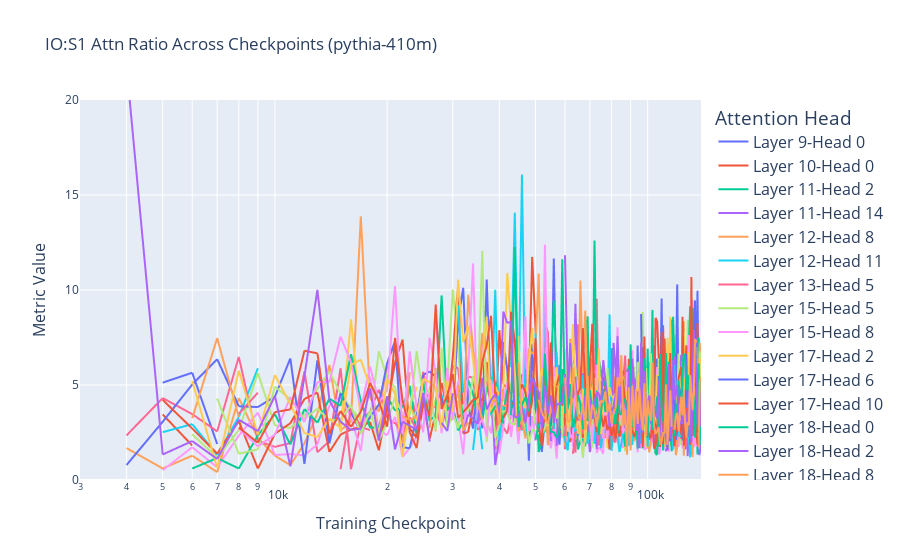

Notebook code cell kept with this figure:
### Code cell
all_heads_io_attn = plot_head_circuit_scores(
    io_s1_attn_ratio, 
    title= f'IO:S1 Attn Ratio Across Checkpoints ({MODEL_NAME})', 
    limit_to_list=all_nmh, 
    range_y=[0, 20],
    log_x=True,
    output_path = OUTPUT_DIR
)

### Figure 1 — Plotly figure (JSON) as saved in the notebook; plotly's stock layout.template omitted (floating-point values rounded to 4 significant figures; data arrays with more than 128 entries replaced by an {"elided": "..."} marker saying what was removed)
{"data": [{"hovertemplate": "Layer-Head=Layer 9-Head 0<br>Checkpoint=%{x}<br>Metric Value=%{y}<extra></extra>", "legendgroup": "Layer 9-Head 0", "line": {"color": "#636efa", "dash": "solid"}, "marker": {"symbol": "circle"}, "mode": "lines", "name": "Layer 9-Head 0", "showlegend": true, "type": "scattergl", "x": {"elided": "136 int values"}, "xaxis": "x", "y": {"elided": "136 float values"}, "yaxis": "y"}, {"hovertemplate": "Layer-Head=Layer 10-Head 0<br>Checkpoint=%{x}<br>Metric Value=%{y}<extra></extra>", "legendgroup": "Layer 10-Head 0", "line": {"color": "#EF553B", "dash": "solid"}, "marker": {"symbol": "circle"}, "mode": "lines", "name": "Layer 10-Head 0", "showlegend": true, "type": "scattergl", "x": {"elided": "136 int values"}, "xaxis": "x", "y": {"elided": "136 float values"}, "yaxis": "y"}, {"hovertemplate": "Layer-Head=Layer 11-Head 2<br>Checkpoint=%{x}<br>Metric Value=%{y}<extra></extra>", "legendgroup": "Layer 11-Head 2", "line": {"color": "#00cc96", "dash": "solid"}, "marker": {"symbol": "circle"}, "mode": "lines", "name": "Layer 11-Head 2", "showlegend": true, "type": "scattergl", "x": {"elided": "136 int values"}, "xaxis": "x", "y": {"elided": "136 float values"}, "yaxis": "y"}, {"hovertemplate": "Layer-Head=Layer 11-Head 14<br>Checkpoint=%{x}<br>Metric Value=%{y}<extra></extra>", "legendgroup": "Layer 11-Head 14", "line": {"color": "#ab63fa", "dash": "solid"}, "marker": {"symbol": "circle"}, "mode": "lines", "name": "Layer 11-Head 14", "showlegend": true, "type": "scattergl", "x": {"elided": "136 int values"}, "xaxis": "x", "y": {"elided": "136 float values"}, "yaxis": "y"}, {"hovertemplate": "Layer-Head=Layer 12-Head 8<br>Checkpoint=%{x}<br>Metric Value=%{y}<extra></extra>", "legendgroup": "Layer 12-Head 8", "line": {"color": "#FFA15A", "dash": "solid"}, "marker": {"symbol": "circle"}, "mode": "lines", "name": "Layer 12-Head 8", "showlegend": true, "type": "scattergl", "x": {"elided": "136 int values"}, "xaxis": "x", "y": {"elided": "136 float values"}, "yaxis": "y"}, {"hovertemplate": "Layer-Head=Layer 12-Head 11<br>Checkpoint=%{x}<br>Metric Value=%{y}<extra></extra>", "legendgroup": "Layer 12-Head 11", "line": {"color": "#19d3f3", "dash": "solid"}, "marker": {"symbol": "circle"}, "mode": "lines", "name": "Layer 12-Head 11", "showlegend": true, "type": "scattergl", "x": {"elided": "136 int values"}, "xaxis": "x", "y": {"elided": "136 float values"}, "yaxis": "y"}, {"hovertemplate": "Layer-Head=Layer 13-Head 5<br>Checkpoint=%{x}<br>Metric Value=%{y}<extra></extra>", "legendgroup": "Layer 13-Head 5", "line": {"color": "#FF6692", "dash": "solid"}, "marker": {"symbol": "circle"}, "mode": "lines", "name": "Layer 13-Head 5", "showlegend": true, "type": "scattergl", "x": {"elided": "136 int values"}, "xaxis": "x", "y": {"elided": "136 float values"}, "yaxis": "y"}, {"hovertemplate": "Layer-Head=Layer 15-Head 5<br>Checkpoint=%{x}<br>Metric Value=%{y}<extra></extra>", "legendgroup": "Layer 15-Head 5", "line": {"color": "#B6E880", "dash": "solid"}, "marker": {"symbol": "circle"}, "mode": "lines", "name": "Layer 15-Head 5", "showlegend": true, "type": "scattergl", "x": {"elided": "136 int values"}, "xaxis": "x", "y": {"elided": "136 float values"}, "yaxis": "y"}, {"hovertemplate": "Layer-Head=Layer 15-Head 8<br>Checkpoint=%{x}<br>Metric Value=%{y}<extra></extra>", "legendgroup": "Layer 15-Head 8", "line": {"color": "#FF97FF", "dash": "solid"}, "marker": {"symbol": "circle"}, "mode": "lines", "name": "Layer 15-Head 8", "showlegend": true, "type": "scattergl", "x": {"elided": "136 int values"}, "xaxis": "x", "y": {"elided": "136 float values"}, "yaxis": "y"}, {"hovertemplate": "Layer-Head=Layer 17-Head 2<br>Checkpoint=%{x}<br>Metric Value=%{y}<extra></extra>", "legendgroup": "Layer 17-Head 2", "line": {"color": "#FECB52", "dash": "solid"}, "marker": {"symbol": "circle"}, "mode": "lines", "name": "Layer 17-Head 2", "showlegend": true, "type": "scattergl", "x": {"elided": "136 int values"}, "xaxis": "x", "y": {"elided": "136 float values"}, "yaxis": "y"}, {"hovertemplate": "Layer-Head=Layer 17-Head 6<br>Checkpoint=%{x}<br>Metric Value=%{y}<extra></extra>", "legendgroup": "Layer 17-Head 6", "line": {"color": "#636efa", "dash": "solid"}, "marker": {"symbol": "circle"}, "mode": "lines", "name": "Layer 17-Head 6", "showlegend": true, "type": "scattergl", "x": {"elided": "136 int values"}, "xaxis": "x", "y": {"elided": "136 float values"}, "yaxis": "y"}, {"hovertemplate": "Layer-Head=Layer 17-Head 10<br>Checkpoint=%{x}<br>Metric Value=%{y}<extra></extra>", "legendgroup": "Layer 17-Head 10", "line": {"color": "#EF553B", "dash": "solid"}, "marker": {"symbol": "circle"}, "mode": "lines", "name": "Layer 17-Head 10", "showlegend": true, "type": "scattergl", "x": {"elided": "136 int values"}, "xaxis": "x", "y": {"elided": "136 float values"}, "yaxis": "y"}, {"hovertemplate": "Layer-Head=Layer 18-Head 0<br>Checkpoint=%{x}<br>Metric Value=%{y}<extra></extra>", "legendgroup": "Layer 18-Head 0", "line": {"color": "#00cc96", "dash": "solid"}, "marker": {"symbol": "circle"}, "mode": "lines", "name": "Layer 18-Head 0", "showlegend": true, "type": "scattergl", "x": {"elided": "136 int values"}, "xaxis": "x", "y": {"elided": "136 float values"}, "yaxis": "y"}, {"hovertemplate": "Layer-Head=Layer 18-Head 2<br>Checkpoint=%{x}<br>Metric Value=%{y}<extra></extra>", "legendgroup": "Layer 18-Head 2", "line": {"color": "#ab63fa", "dash": "solid"}, "marker": {"symbol": "circle"}, "mode": "lines", "name": "Layer 18-Head 2", "showlegend": true, "type": "scattergl", "x": {"elided": "136 int values"}, "xaxis": "x", "y": {"elided": "136 float values"}, "yaxis": "y"}, {"hovertemplate": "Layer-Head=Layer 18-Head 8<br>Checkpoint=%{x}<br>Metric Value=%{y}<extra></extra>", "legendgroup": "Layer 18-Head 8", "line": {"color": "#FFA15A", "dash": "solid"}, "marker": {"symbol": "circle"}, "mode": "lines", "name": "Layer 18-Head 8", "showlegend": true, "type": "scattergl", "x": {"elided": "136 int values"}, "xaxis": "x", "y": {"elided": "136 float values"}, "yaxis": "y"}, {"hovertemplate": "Layer-Head=Layer 18-Head 10<br>Checkpoint=%{x}<br>Metric Value=%{y}<extra></extra>", "legendgroup": "Layer 18-Head 10", "line": {"color": "#19d3f3", "dash": "solid"}, "marker": {"symbol": "circle"}, "mode": "lines", "name": "Layer 18-Head 10", "showlegend": true, "type": "scattergl", "x": {"elided": "136 int values"}, "xaxis": "x", "y": {"elided": "136 float values"}, "yaxis": "y"}, {"hovertemplate": "Layer-Head=Layer 18-Head 11<br>Checkpoint=%{x}<br>Metric Value=%{y}<extra></extra>", "legendgroup": "Layer 18-Head 11", "line": {"color": "#FF6692", "dash": "solid"}, "marker": {"symbol": "circle"}, "mode": "lines", "name": "Layer 18-Head 11", "showlegend": true, "type": "scattergl", "x": {"elided": "136 int values"}, "xaxis": "x", "y": {"elided": "136 float values"}, "yaxis": "y"}, {"hovertemplate": "Layer-Head=Layer 18-Head 12<br>Checkpoint=%{x}<br>Metric Value=%{y}<extra></extra>", "legendgroup": "Layer 18-Head 12", "line": {"color": "#B6E880", "dash": "solid"}, "marker": {"symbol": "circle"}, "mode": "lines", "name": "Layer 18-Head 12", "showlegend": true, "type": "scattergl", "x": {"elided": "136 int values"}, "xaxis": "x", "y": {"elided": "136 float values"}, "yaxis": "y"}, {"hovertemplate": "Layer-Head=Layer 18-Head 14<br>Checkpoint=%{x}<br>Metric Value=%{y}<extra></extra>", "legendgroup": "Layer 18-Head 14", "line": {"color": "#FF97FF", "dash": "solid"}, "marker": {"symbol": "circle"}, "mode": "lines", "name": "Layer 18-Head 14", "showlegend": true, "type": "scattergl", "x": {"elided": "136 int values"}, "xaxis": "x", "y": {"elided": "136 float values"}, "yaxis": "y"}, {"hovertemplate": "Layer-Head=Layer 19-Head 8<br>Checkpoint=%{x}<br>Metric Value=%{y}<extra></extra>", "legendgroup": "Layer 19-Head 8", "line": {"color": "#FECB52", "dash": "solid"}, "marker": {"symbol": "circle"}, "mode": "lines", "name": "Layer 19-Head 8", "showlegend": true, "type": "scattergl", "x": {"elided": "136 int values"}, "xaxis": "x", "y": {"elided": "136 float values"}, "yaxis": "y"}, {"hovertemplate": "Layer-Head=Layer 19-Head 10<br>Checkpoint=%{x}<br>Metric Value=%{y}<extra></extra>", "legendgroup": "Layer 19-Head 10", "line": {"color": "#636efa", "dash": "solid"}, "marker": {"symbol": "circle"}, "mode": "lines", "name": "Layer 19-Head 10", "showlegend": true, "type": "scattergl", "x": {"elided": "136 int values"}, "xaxis": "x", "y": {"elided": "136 float values"}, "yaxis": "y"}, {"hovertemplate": "Layer-Head=Layer 19-Head 12<br>Checkpoint=%{x}<br>Metric Value=%{y}<extra></extra>", "legendgroup": "Layer 19-Head 12", "line": {"color": "#EF553B", "dash": "solid"}, "marker": {"symbol": "circle"}, "mode": "lines", "name": "Layer 19-Head 12", "showlegend": true, "type": "scattergl", "x": {"elided": "136 int values"}, "xaxis": "x", "y": {"elided": "136 float values"}, "yaxis": "y"}, {"hovertemplate": "Layer-Head=Layer 20-Head 13<br>Checkpoint=%{x}<br>Metric Value=%{y}<extra></extra>", "legendgroup": "Layer 20-Head 13", "line": {"color": "#00cc96", "dash": "solid"}, "marker": {"symbol": "circle"}, "mode": "lines", "name": "Layer 20-Head 13", "showlegend": true, "type": "scattergl", "x": {"elided": "136 int values"}, "xaxis": "x", "y": {"elided": "136 float values"}, "yaxis": "y"}, {"hovertemplate": "Layer-Head=Layer 20-Head 15<br>Checkpoint=%{x}<br>Metric Value=%{y}<extra></extra>", "legendgroup": "Layer 20-Head 15", "line": {"color": "#ab63fa", "dash": "solid"}, "marker": {"symbol": "circle"}, "mode": "lines", "name": "Layer 20-Head 15", "showlegend": true, "type": "scattergl", "x": {"elided": "136 int values"}, "xaxis": "x", "y": {"elided": "136 float values"}, "yaxis": "y"}, {"hovertemplate": "Layer-Head=Layer 21-Head 1<br>Checkpoint=%{x}<br>Metric Value=%{y}<extra></extra>", "legendgroup": "Layer 21-Head 1", "line": {"color": "#FFA15A", "dash": "solid"}, "marker": {"symbol": "circle"}, "mode": "lines", "name": "Layer 21-Head 1", "showlegend": true, "type": "scattergl", "x": {"elided": "136 int values"}, "xaxis": "x", "y": {"elided": "136 float values"}, "yaxis": "y"}], "layout": {"legend": {"font": {"size": 16}, "title": {"text": "Attention Head"}, "tracegroupgap": 0}, "showlegend": true, "title": {"text": "IO:S1 Attn Ratio Across Checkpoints (pythia-410m)"}, "xaxis": {"anchor": "y", "domain": [0, 1], "title": {"font": {"size": 16}, "text": "Training Checkpoint"}, "type": "log"}, "yaxis": {"anchor": "x", "domain": [0, 1], "range": [0, 20], "title": {"font": {"size": 16}, "text": "Metric Value"}}}}
